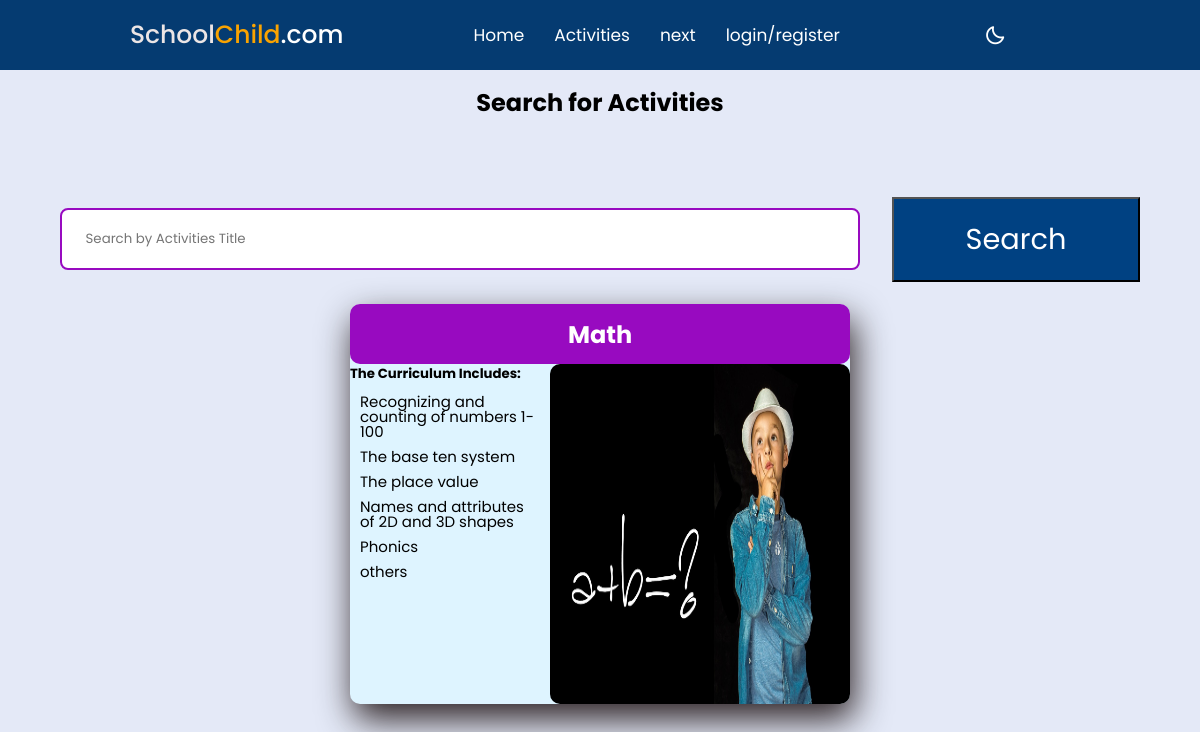
Page /app/activities/ on the committed database.
### app/models.py (models this page shows, shortened)
class Activities(models.Model):
     title=models.CharField(max_length=200)
     sub_title=models.CharField(max_length=200,null=True, blank=True)
     line_one=models.CharField(max_length=200,null=True, blank=True)
     line_two=models.CharField(max_length=200,null=True, blank=True)
     line_three=models.CharField(max_length=200,null=True, blank=True)
     line_four=models.CharField(max_length=200,null=True, blank=True)
     line_five=models.CharField(max_length=200,null=True, blank=True)
     line_six=models.CharField(max_length=200,null=True, blank=True)
     featured_image=models.ImageField(null=True, blank=True, default='math.jpg')
     created=models.DateField(auto_now_add=True)
     id=models.UUIDField(default=uuid4, unique=True, primary_key=True,editable=False)

### app/views.py (the view)
# urls.py: path('activities/', views.activities, name='activities'),
def activities(request):
    activities=Activities.objects.all
    context={'activities':activities}
    return render(request, 'school/activities.html', context)

### app/templates/school/activities.html (shortened to what this page needs)
{% extends 'main.html' %}
{% block content %}
<section id="subject">
    <h1>OUR ACTIVITIES</h1>
    <div class="search">
    <div class="hero-section__box">
        <h2>Search for <span>Activities</span></h2>
      </div>
    <div class="hero-section__search">
        <form class="form" action="#" method="get">
          <div class="form__field">
            <input class="input input--text" id="formInput#search" type="text" name="text"
              placeholder="Search by Activities Title" />
          </div>
          <input class="btn btn--sub btn--lg" type="submit" value="Search" />
        </form>
      </div>
    </div>
    <article class="sub">
        {%for activity in activities %}
        <div class="cont"><a href="{% url 'next' %}">
            <div class="title  world"><h2>{{activity.title}}</h2></div>
            <div class="cont2">
                <div>
                    <ul>
                        <h5>{{activity.sub_title}}</h5>
                        <li>{{activity.line_one}}</li>
                        <li>{{activity.line_two}}</li>
                        <li>{{activity.line_three}}</li>
                        <li>{{activity.line_four}}</li>
                        <li>{{activity.line_five}}</li>
                        <li>{{activity.line_six}}</li>
                    </ul>
                </div>
                <div>
                    <img src="{{activity.featured_image.url}}"/>
                </div>
            </div>
        </a>
        </div>
        {% endfor %}
    </article>
</section>
{% endblock content %}

### templates/main.html (shortened to what this page needs)
{% load static%}
<!DOCTYPE html>
<html lang="en">
<head>
    <link href='https://unpkg.com/boxicons@2.1.1/css/boxicons.min.css' rel='stylesheet'>
   <link rel="stylesheet" href="https://cdnjs.cloudflare.com/ajax/libs/font-awesome/6.1.1/css/all.min.css">
    <link rel="stylesheet" href="{% static 'css/style.css' %}" />
</head>
<body>
    {% include 'navbar.html' %}
    {% block content %}
    {% endblock content %}
</body>
</html>

### templates/navbar.html (shortened to what this page needs)
{% load static %}
  <nav>
    <div class="nav-bar">
        <span class="logo navLogo"><a href="{% url 'home' %}"><span id="school">School</span><span id="child">Child</span>.com</a></span>
        <div class="menu">
            <ul class="nav-links">
                <li><a href="{% url 'home' %}">Home</a></li>
                <li><a href="{% url 'activities' %}">Activities</a></li>
                <li><a href="{% url 'next' %}">next</a></li>
                {%  if request.user.is_authenticated %}
                <li><a href="{% url 'account' %}">account</a></li>
                <li><a href="{% url 'logout' %}">logout</a></li>
                {% else%}
                <li><a href="{% url 'login' %}">login/register</a></li>
                {%endif%}
            </ul>
        </div>
        <div class="darkLight-searchBox">
            <div class="dark-light">
                <i class='bx bx-moon moon'></i>
            </div>
            <div class="searchBox">
               <div class="searchToggle">
               </div>
            </div>
        </div>
    </div>
</nav>

### static/css/style.css (style rules this page uses)
* { margin: 0; padding: 0; box-sizing: border-box; font-family: 'Poppins', sans-serif; transition: all 0.4s ease;; }
:root { --body-color: #E4E9F7; --nav-color: #053B71; --side-nav: #053B71; --text-color: #FFF; --search-bar: #F2F2F2; --search-text: #010718; }
body { height: 100vh; background-color: var(--body-color); }
h1 { text-align: center; margin: 20px; font-size: 30px; }
nav { position: fixed; top: 0; left: 0; height: 70px; width: 100%; background-color: var(--nav-color); z-index: 100; }
nav .nav-bar { position: relative; height: 100%; max-width: 1000px; width: 100%; background-color: var(--nav-color); margin: 0 auto; padding: 0 30px; display: flex; align-items: center; justify-content: space-between; }
nav .nav-bar .logo a { font-size: 25px; font-weight: 500; color: var(--text-color); text-decoration: none; }
.nav-bar .nav-links { display: flex; align-items: center; }
.nav-bar .nav-links li { margin: 0 5px; list-style: none; }
.nav-links li a { position: relative; font-size: 17px; font-weight: 400; color: var(--text-color); text-decoration: none; padding: 10px; }
.nav-links li a::before { content: ''; position: absolute; left: 50%; bottom: 0; transform: translateX(-50%); height: 6px; width: 6px; border-radius: 50%; background-color: var(--text-color); opacity: 0; transition: all 0.3s ease; }
.nav-bar .darkLight-searchBox { display: flex; align-items: center; }
.darkLight-searchBox .dark-light, .darkLight-searchBox .searchToggle { height: 40px; width: 40px; display: flex; align-items: center; justify-content: center; margin: 0 5px; }
.dark-light i, .searchToggle i { position: absolute; color: var(--text-color); font-size: 22px; cursor: pointer; transition: all 0.3s ease; }
.searchBox { position: relative; }
.sub { display: flex; flex-direction: row; justify-content: space-around; flex-wrap: wrap; }
.cont { background-color: #DEF4FF; margin: 10px; width: 500px; border-radius: 10px; height: 400px; box-shadow: 4px 15px 35px rgba(14, 0, 0, 0.865); }
.cont a { text-decoration: none; color: black; }
#school { color: #ece5e5; }
#child { color: #F9A301; }
.world { background-color: #980AC0; }
.cont .title { text-align: center; color: #fff; height: 60px; display: flex; align-items: center; justify-content: center; border-radius: 10px; }
.cont2 { display: flex; flex-direction: row; justify-content: space-between; }
.cont2 div ul li { list-style-type:none; line-height: 15px; margin: 10px; font-size: 15px; }
.cont2 div img { width: 300px; height: 340px; border-radius: 10px; }
.search { display: grid; place-items: center }
.hero-section__box { margin-bottom: 4rem; }
.hero-section__search > .form { display: flex; align-items: center; justify-content: center; gap: 2rem; }
.hero-section__search > .form input.input--text { width: 50rem; }
.form { display: block; }
.form__field { margin-top: 1.5rem; margin-bottom: 1.5rem; }
input.input[type='text'] { min-width: 10rem; width: 40%; padding: 1.2rem 1.5rem; border-radius: 0.5rem; border: 2px solid #980AC0; transition: all 0.3s ease-in-out; background-color: #fff; }
.btn--sub { background-color: #004182; color: #fff; }
.btn--lg { font-size: 1.8rem; padding: 1.2rem 4.5rem; }

### rows in the picture
Activities: title "Math", sub_title "The Curriculum Includes:", line_one "Recognizing and counting of numbers 1-100", line_two "The base ten system", line_three "The place value", line_four "Names and attributes of 2D and 3D shapes", line_five "Phonics", line_six "others", featured_image (picture)
